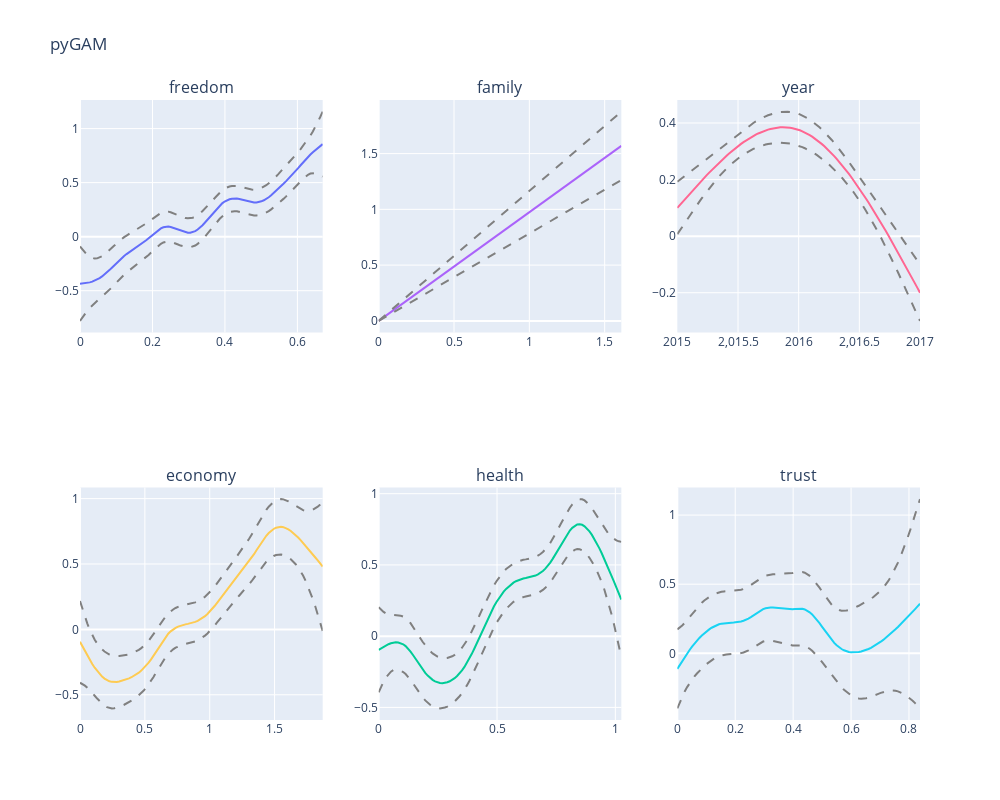

Write notebook code for a chart like this one.
### Code cell
titles = ['freedom', 'family', 'year', 'economy', 'health','trust']

# Create the subplots in a single-row grid
fig = tools.make_subplots(rows=2, cols=3, subplot_titles=titles)
# Dictate the size of the figure, title, etc.
fig['layout'].update(height=800, width=1000, title='pyGAM', showlegend=False)

# Loop over the titles, and create the corresponding figures
for i, title in enumerate(titles):
    # Create the grid over which to estimate the effect of parameters
    XX = gam.generate_X_grid(term=i)
    # Calculate the value and 95% confidence intervals for each parameter
    # This will become the expected effect on the dependent variable for a given value of x
    pdep, confi = gam.partial_dependence(term=i, width=.95)
    
    # Create the effect and confidence interval traces (there are 3 total)
    trace = go.Scatter(x=XX[:,i], y=pdep, mode='lines', name='Effect')
    ci1 = go.Scatter(x = XX[:,i], y=confi[:,0], line=dict(dash='dash', color='grey'), name='95% CI')
    ci2 = go.Scatter(x = XX[:,i], y=confi[:,1], line=dict(dash='dash', color='grey'), name='95% CI')

    if i<3:
        fig.append_trace(trace, 1, i+1)
        fig.append_trace(ci1, 1, i+1)
        fig.append_trace(ci2, 1, i+1)
    else:
        fig.append_trace(trace, 2, i-2)
        fig.append_trace(ci1, 2, i-2)
        fig.append_trace(ci2, 2, i-2)

#Plot the figure
py.iplot(fig)
